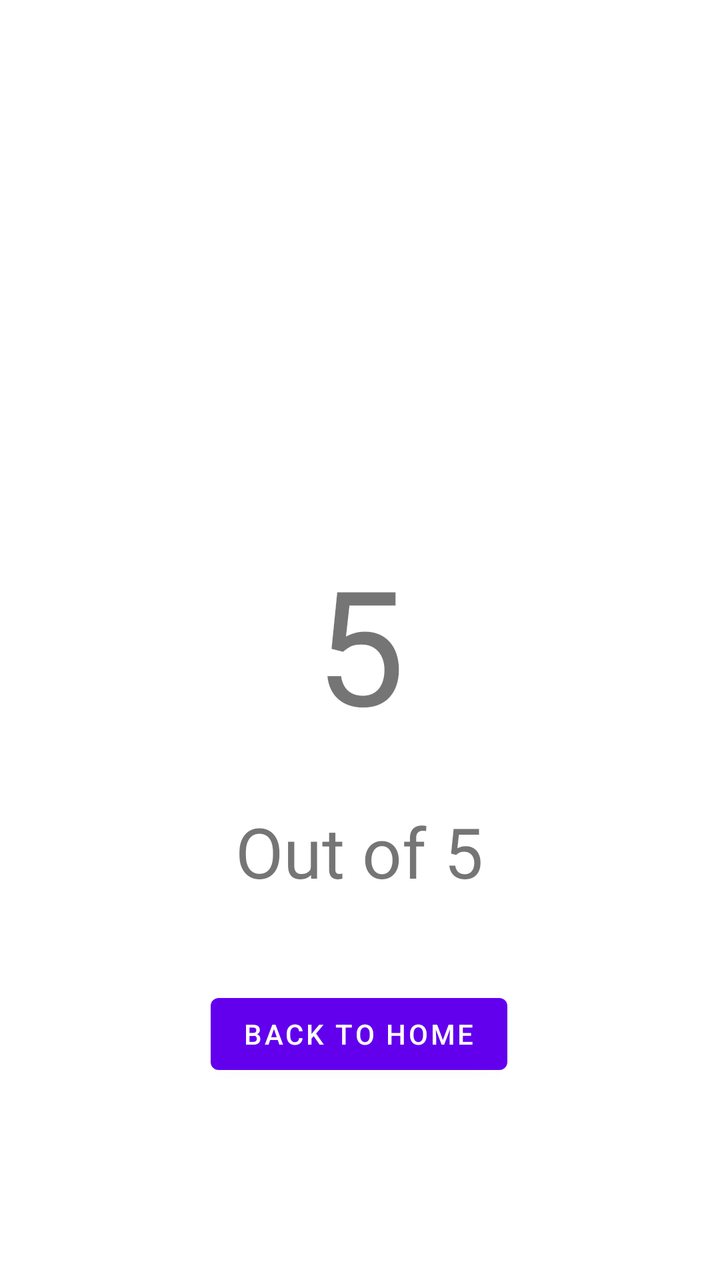
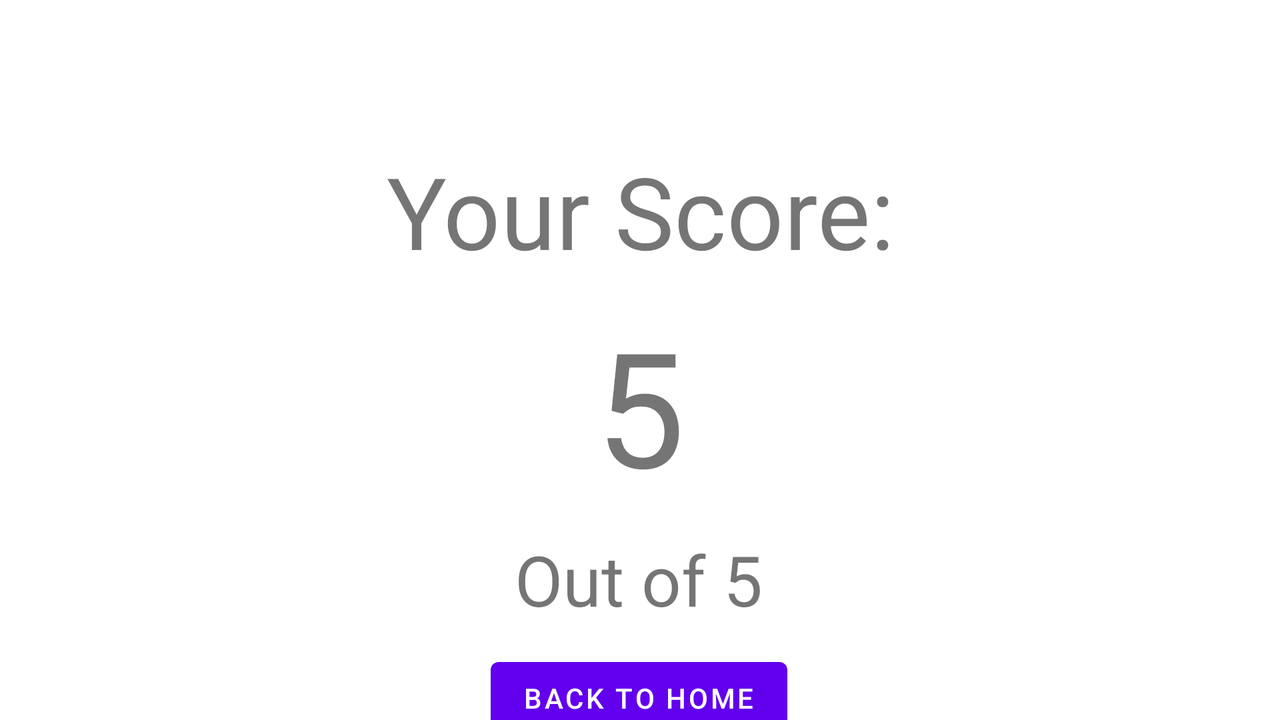

Compare how this app lays out the same screen by default and in its alternative resource folder. The renders come first, then the two layout files and the values they reference.
<!-- AndroidManifest.xml: application theme Theme.Alphabets4Kids -->
<!-- res/layout/activity_score_board.xml -->
<?xml version="1.0" encoding="utf-8"?>
<androidx.constraintlayout.widget.ConstraintLayout xmlns:android="http://schemas.android.com/apk/res/android"
    xmlns:app="http://schemas.android.com/apk/res-auto"
    xmlns:tools="http://schemas.android.com/tools"
    android:layout_width="match_parent"
    android:layout_height="match_parent"
    tools:context=".ScoreBoard">

    <TextView
        android:id="@+id/ScrDlg"
        android:layout_width="317dp"
        android:layout_height="0dp"
        android:layout_marginTop="172dp"
        android:layout_marginBottom="255dp"
        android:gravity="center"
        android:text="@string/Score"
        android:textSize="50dp"
        app:layout_constraintBottom_toTopOf="@+id/TScr"
        app:layout_constraintEnd_toEndOf="parent"
        app:layout_constraintStart_toStartOf="parent"
        app:layout_constraintTop_toTopOf="parent" />

    <TextView
        android:id="@+id/OScr"
        android:layout_width="87dp"
        android:layout_height="102dp"
        android:gravity="center"
        android:text="5"
        android:textSize="80dp"
        app:layout_constraintBottom_toBottomOf="parent"
        app:layout_constraintEnd_toEndOf="parent"
        app:layout_constraintStart_toStartOf="parent"
        app:layout_constraintTop_toTopOf="parent"
        app:layout_constraintVertical_bias="0.499" />

    <TextView
        android:id="@+id/TScr"
        android:layout_width="wrap_content"
        android:layout_height="wrap_content"
        android:layout_marginBottom="191dp"
        android:text="@string/Tscr"
        android:textSize="35dp"
        app:layout_constraintBottom_toBottomOf="parent"
        app:layout_constraintEnd_toEndOf="parent"
        app:layout_constraintHorizontal_bias="0.498"
        app:layout_constraintStart_toStartOf="parent"
        app:layout_constraintTop_toBottomOf="@+id/ScrDlg" />

    <Button
        android:id="@+id/HomeBtn"
        android:layout_width="wrap_content"
        android:layout_height="wrap_content"
        android:layout_marginTop="44dp"
        android:text="@string/HomeBtn"
        android:onClick="backHome"
        app:layout_constraintEnd_toEndOf="parent"
        app:layout_constraintHorizontal_bias="0.498"
        app:layout_constraintStart_toStartOf="parent"
        app:layout_constraintTop_toBottomOf="@+id/TScr" />
</androidx.constraintlayout.widget.ConstraintLayout>
<!-- resources referenced by this layout -->
<resources>
  <string name="HomeBtn">Back To Home</string>
  <string name="Score">Your Score:</string>
  <string name="Tscr">Out of 5</string>
  <style name="Theme.Alphabets4Kids" parent="Theme.MaterialComponents.DayNight.DarkActionBar">
          
          <item name="colorPrimary">@color/purple_500</item>
          <item name="colorPrimaryVariant">@color/purple_700</item>
          <item name="colorOnPrimary">@color/white</item>
          
          <item name="colorSecondary">@color/teal_200</item>
          <item name="colorSecondaryVariant">@color/teal_700</item>
          <item name="colorOnSecondary">@color/black</item>
          
          <item name="android:statusBarColor" tools:targetApi="l">?attr/colorPrimaryVariant</item>
          
      </style>
  <color name="purple_500">#FF6200EE</color>
  <color name="purple_700">#FF3700B3</color>
  <color name="white">#FFFFFFFF</color>
  <color name="teal_200">#FF03DAC5</color>
  <color name="teal_700">#FF018786</color>
  <color name="black">#FF000000</color>
</resources>
<!-- res/layout-land/activity_score_board.xml (the repository's variant of the layout above) -->
<!-- drawn on the phone turned sideways -->
<?xml version="1.0" encoding="utf-8"?>
<androidx.constraintlayout.widget.ConstraintLayout xmlns:android="http://schemas.android.com/apk/res/android"
    xmlns:app="http://schemas.android.com/apk/res-auto"
    xmlns:tools="http://schemas.android.com/tools"
    android:layout_width="match_parent"
    android:layout_height="match_parent"
    tools:context=".ScoreBoard">

    <TextView
        android:id="@+id/ScrDlg"
        android:layout_width="317dp"
        android:layout_height="0dp"
        android:layout_marginTop="72dp"
        android:gravity="center"
        android:text="@string/Score"
        android:textSize="50dp"
        app:layout_constraintEnd_toEndOf="parent"
        app:layout_constraintStart_toStartOf="parent"
        app:layout_constraintTop_toTopOf="parent" />

    <TextView
        android:id="@+id/OScr"
        android:layout_width="87dp"
        android:layout_height="102dp"
        android:gravity="center"
        android:text="5"
        android:textSize="80dp"
        app:layout_constraintBottom_toBottomOf="parent"
        app:layout_constraintEnd_toEndOf="parent"
        app:layout_constraintStart_toStartOf="parent"
        app:layout_constraintTop_toBottomOf="@+id/ScrDlg"
        app:layout_constraintVertical_bias="0.088" />

    <TextView
        android:id="@+id/TScr"
        android:layout_width="wrap_content"
        android:layout_height="wrap_content"
        android:layout_marginTop="15dp"
        android:text="@string/Tscr"
        android:textSize="35dp"
        app:layout_constraintEnd_toEndOf="parent"
        app:layout_constraintHorizontal_bias="0.499"
        app:layout_constraintStart_toStartOf="parent"
        app:layout_constraintTop_toBottomOf="@+id/OScr" />

    <Button
        android:id="@+id/HomeBtn"
        android:layout_width="wrap_content"
        android:layout_height="wrap_content"
        android:layout_marginTop="12dp"
        android:onClick="backHome"
        android:text="@string/HomeBtn"
        app:layout_constraintEnd_toEndOf="parent"
        app:layout_constraintHorizontal_bias="0.499"
        app:layout_constraintStart_toStartOf="parent"
        app:layout_constraintTop_toBottomOf="@+id/TScr" />
</androidx.constraintlayout.widget.ConstraintLayout>
